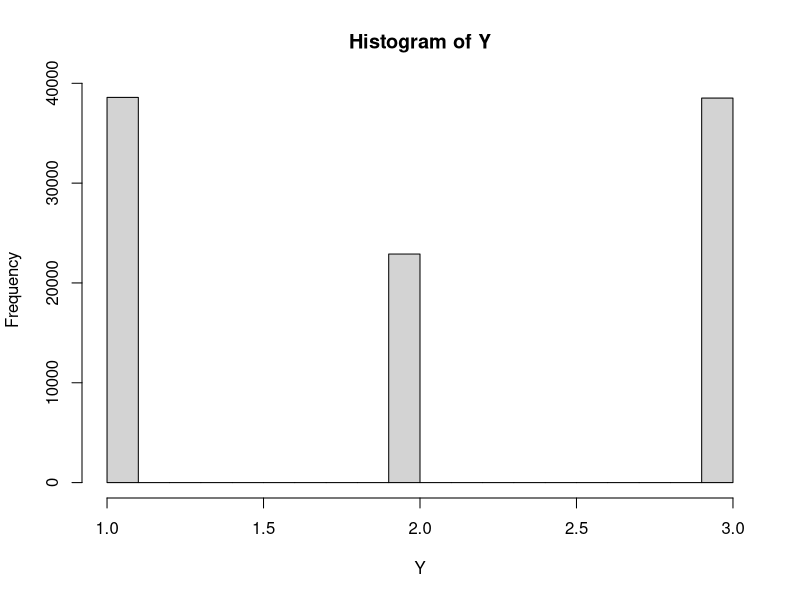
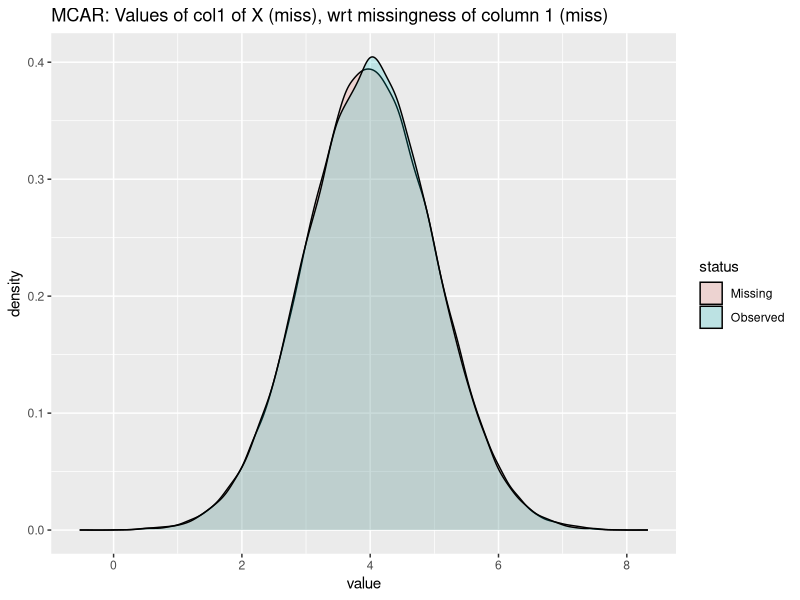
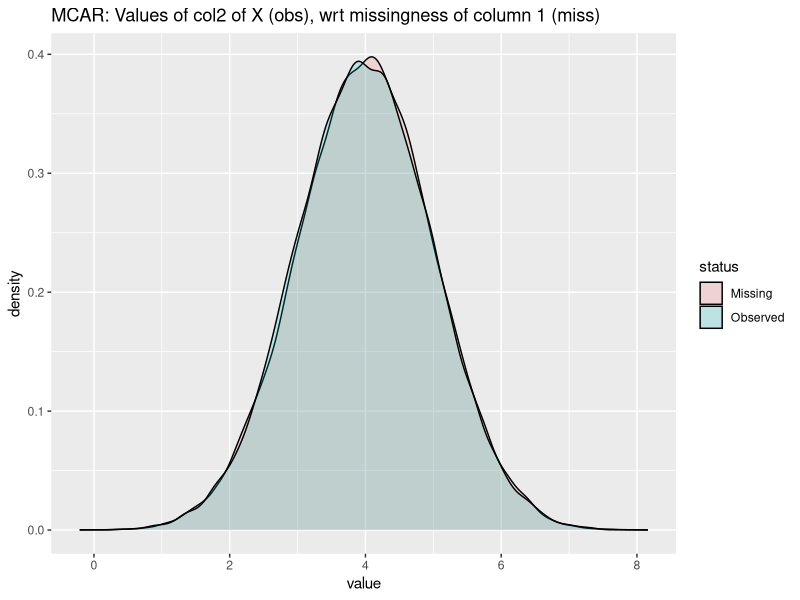
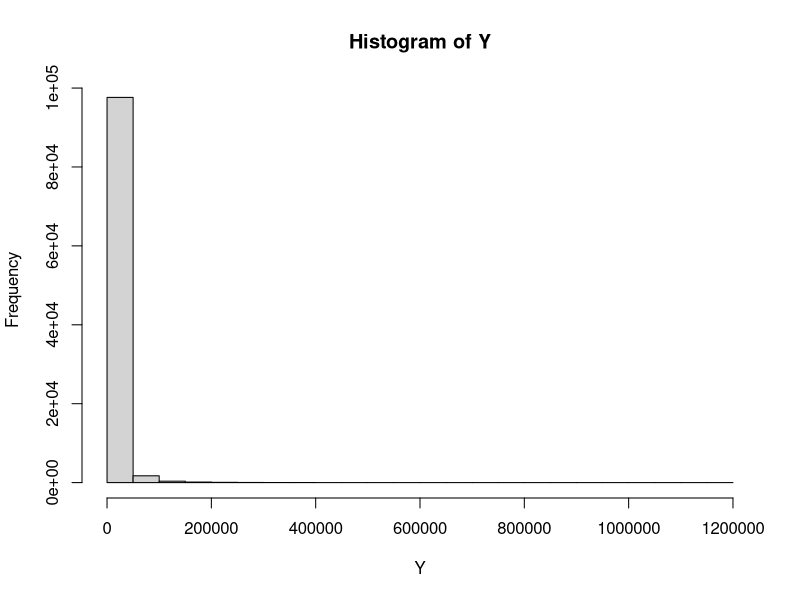
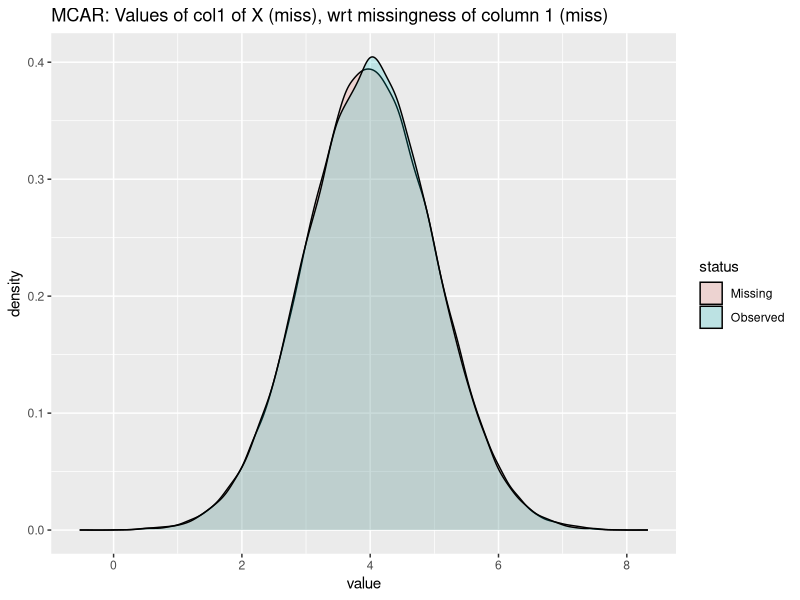
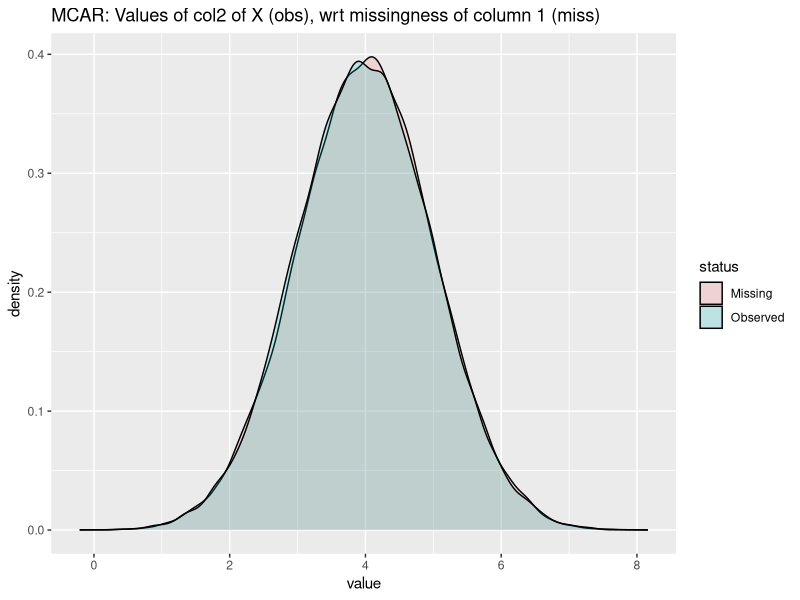
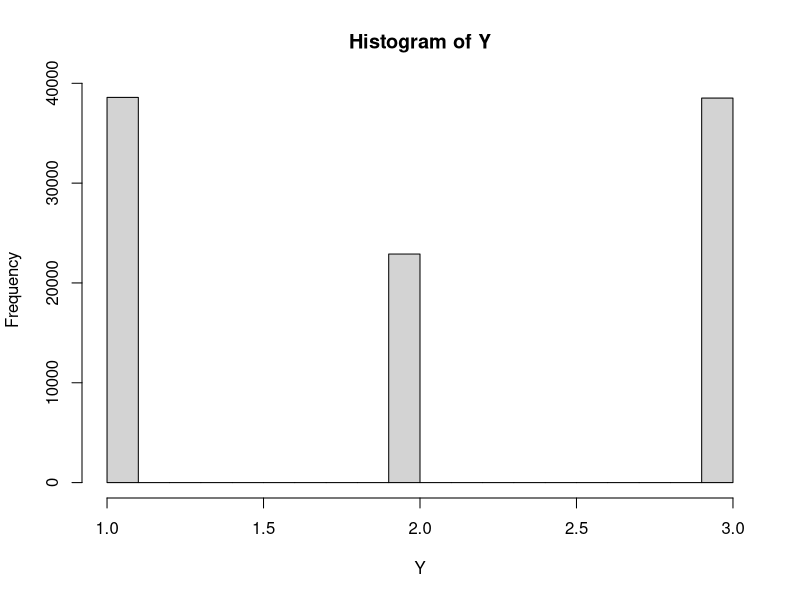
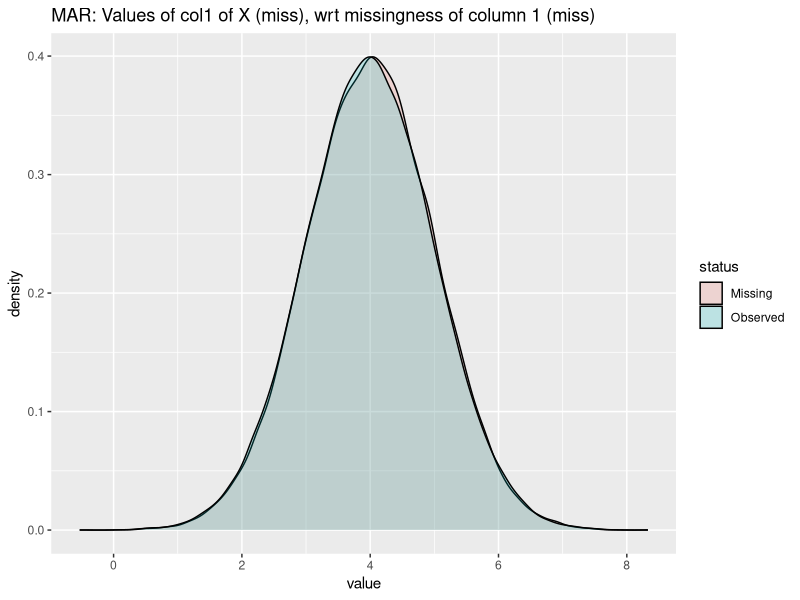

Write the R code that produced these figures, in order.

N=100000; P=2; pi=0.5; sim_index=1; seed=9; mechanism="MNAR"; miss_cols=1; ref_cols=2

save_toy_data = function(case=c("x","y","xy"), family="Gaussian", data_types = rep("real", P),
                         N=100000, P=2, pi=0.5, sim_index=1, seed=9, mechanism="MNAR", miss_cols = 1, ref_cols = 2){
  save.dir = sprintf("%s/toy%s_data/%s",family,case,mechanism)
  ifelse(dir.exists(save.dir),F,dir.create(save.dir,recursive=T))
  
  C=3   # 3 classes as default for all categorical X (data_types=="cat"), and for Y if family=="Multinomial"
  
  # Simulate X
  X = matrix(nrow=N, ncol=P)
  set.seed(seed)
  for(p in 1:P){
    if(data_types[p]=="real"){
      X[, p] = rnorm(N,mean=4,sd=1)
    } else if(data_types[p]=="cat"){
      #### commented out for now; just deal with Gaussian covariates for now...
      # X[, p] = apply(rmultinom(N, 1, rep(1/C,C)), 2, which.max)
      ### for categorical data, we have to create dummy variables for categories.... (in simulating Y)
    } else if(data_types[p]=="count"){
      X[, p] = rpois(N, lambda=8)
    }
  }
  
  
  # family="Gaussian" --> Gaussian data for Y
  if(family=="Gaussian"){
    # Simulate y from X --> y = Xb + e
    beta0s = 0
    betas = c(-1,1)   # effect sizes -1 and 1 test case. Must be of length P
    # e = rnorm(N,0,1)
    # Y = beta0s + X %*% betas + e
    Y = beta0s + X %*% betas
  } else if(family=="Multinomial"){
    # beta0s = rnorm(C, 0, 1)
    # betas = cbind(rnorm(C, -1, 1), rnorm(C, 1, 1))   # C x P matrix: each covariates' effects on each class
    beta0s = 0
    betas = cbind(-c(1:C),c(1:C))
    prs = exp(matrix(beta0s,nrow=N,ncol=C,byrow=T) + X %*% t(betas))
    prs = prs/rowSums(prs)
    Y = apply(prs, 1, sample, x=c(1:C), size=1, replace=F)
  } else if(family=="Poisson"){
    beta0s = 8
    betas = c(-1,1)   # effect sizes -1 and 1 test case. Must be of length P
    Y = round(exp(beta0s + X %*% betas),0)   # log(Y) = eta. Round Y to integer (to simulate count)
  }
  Y = matrix(Y,ncol=1)
  hist(Y)
  #y2 = rnorm(N*P, X%*%betas, 1)  # distrib of y and y2 should be equivalent
  #hist(y2)
  
  
  ## Example multinomial data sim
  # # covariate matrix
  # mX = matrix(rnorm(1000), 200, 5)
  # # coefficients for each choice
  # vCoef1 = rep(0, 5)
  # vCoef2 = rnorm(5)
  # vCoef3 = rnorm(5)
  # # vector of probabilities
  # vProb = cbind(exp(mX%*%vCoef1), exp(mX%*%vCoef2), exp(mX%*%vCoef3))
  # # multinomial draws
  # mChoices = t(apply(vProb, 1, rmultinom, n = 1, size = 1))
  # dfM = cbind.data.frame(y = apply(mChoices, 1, function(x) which(x==1)), mX)
  
  # Simulate R from x and/or y
  phis = c(-2,2)
  
  simulate_missing = function(data,miss_cols,ref_cols,pi,
                              phis,phi_z,classes,
                              scheme,mechanism,sim_index=1,fmodel="S", Z=NULL){
    #sim_index=1 unless otherwise specified
    n=nrow(data)
    # function s.t. expected proportion of nonmissing (Missing=1) is p. let p=1-p_miss
    find_int = function(p,beta) {
      # Define a path through parameter space
      f = function(t){
        sapply(t, function(y) mean(1 / (1 + exp(-y -x %*% phi))))
      }
      alpha <- uniroot(function(t) f(t) - p, c(-1e6, 1e6), tol = .Machine$double.eps^0.5)$root
      return(alpha)
    }
    inv_logit = function(x){
      return(1/(1+exp(-x)))
    }
    logit = function(x){
      if(x<=0 | x>=1){stop('x must be in (0,1)')}
      return(log(x/(1-x)))
    }
    
    Missing = matrix(1,nrow=nrow(data),ncol=ncol(data))
    prob_Missing = matrix(1,nrow=nrow(data),ncol=ncol(data))
    params=list()
    for(j in 1:length(miss_cols)){
      # specifying missingness model covariates
      if(mechanism=="MCAR"){
        x <- matrix(rep(0,n),ncol=1) # for MCAR: no covariate (same as having 0 for all samples)
        phi=0                       # for MCAR: no effect of covariates on missingness (x is 0 so phi doesn't matter)
      }else if(mechanism=="MAR"){
        if(scheme=="UV"){
          x <- matrix(data[,ref_cols[j]],ncol=1)             # missingness dep on just the corresponding ref column (randomly paired)
          phi=phis[ref_cols[j]]
        }else if(scheme=="MV"){
          # check if missing column in ref. col: this would be MNAR (stop computation)
          if(any(ref_cols %in% miss_cols)){stop(sprintf("missing cols in reference. is this intended? this is MNAR not MAR."))}
          x <- matrix(data[,ref_cols],ncol=length(ref_cols)) # missingness dep on all ref columns
          phi=phis[ref_cols]
        }
      }else if(mechanism=="MNAR"){
        if(fmodel=="S"){
          # Selection Model
          if(scheme=="UV"){
            # MISSINGNESS OF EACH MISS COL IS ITS OWN PREDICTOR
            x <- matrix(data[,miss_cols[j]],ncol=1) # just the corresponding ref column
            phi=phis[miss_cols[j]]
          }else if(scheme=="MV"){
            # check if missing column not in ref col. this might be MAR if missingness not dep on any other missing data
            if(all(!(ref_cols %in% miss_cols))){warning(sprintf("no missing cols in reference. is this intended? this might be MAR not MNAR"))}
            x <- matrix(data[,ref_cols],ncol=length(ref_cols)) # all ref columns
            phi=phis[ref_cols]         # in MNAR --> ref_cols can overlap with miss_cols (dependent on missingness)
            
            # address when miss_cols/ref_cols/phis are not null (i.e. want to induce missingness on col 2 & 5 based on cols 1, 3, & 4)
          }
        } else if(fmodel=="PM"){
          x <- Z
          phi = phi_z # phis should be length Z
        }
      }
      alph <- sapply(pi, function(y) find_int(y,phi))
      mod = alph + x%*%phi
      
      # Pr(Missing_i = 1)
      probs = inv_logit(mod)
      prob_Missing[,miss_cols[j]] = probs
      
      # set seed for each column for reproducibility, but still different across columns
      set.seed(j+(sim_index-1)*length(miss_cols))
      Missing[,miss_cols[j]] = rbinom(n,1,probs)
      
      params[[j]]=list(phi0=alph, phi=phi, miss=miss_cols[j], ref=ref_cols[j], scheme=scheme)
    }
    
    return(list(Missing=Missing,
                probs=prob_Missing,params=params))
  }
  
  # Without missingness: coefficients look good
  if(family=="Gaussian"){
    fit = glm(Y~X)
  }else if(family=="Multinomial"){
    # fit=glm(as.factor(Y) ~ X, family = binomial(link="logit"))
    library(nnet)
    fit=multinom(Y~X)
  }else if(family=="Poisson"){
    fit=glm(Y ~ X, family = poisson(link="log"))
  }
  
  print(summary(fit))
  
  # save diagnostics, simulate missingness
  save.dir2 = sprintf("%s/Diagnostics",save.dir)
  ifelse(dir.exists(save.dir2),F,dir.create(save.dir2,recursive=T))
  
  overlap_hists=function(x1,x2,x3=NULL,lab1="Truth",lab2="Imputed",lab3="...",
                         title="MNAR Missing Values, Truth vs Imputed, Missing column",
                         save.dir, file.name){
    library(ggplot2)
    x1=data.frame(value=x1); x1$status=lab1
    x2=data.frame(value=x2); x2$status=lab2
    if(!is.null(x3)){x3=data.frame(value=x3); x3$status=lab3; df=rbind(x1,x2,x3)
    }else{df = rbind(x1,x2)}
    p = ggplot(df,aes(value,fill=status)) + geom_density(alpha=0.2) + ggtitle(title)
    ggsave(filename=sprintf("%s/%s.png",save.dir,file.name),plot=p)
    print(p)
  }
  
  Rx=matrix(1,nrow=nrow(X),ncol=ncol(X)); pRx=matrix(1,nrow=nrow(X),ncol=ncol(X))
  Ry=matrix(1,nrow=nrow(Y),ncol=ncol(Y)); pRy=matrix(1,nrow=nrow(Y),ncol=ncol(Y))
  if(case %in% c("x","xy")){
    # if MAR: ref cols and miss cols paired, each ref col is covariate for each miss col
    # if MNAR: itself is covariate for each miss col
    fit_missing = simulate_missing(data = X, miss_cols = miss_cols, ref_cols = ref_cols, pi = pi,
                                   phis = phis, phi_z=NULL, classes=NULL, scheme="UV",
                                   mechanism=mechanism, sim_index=sim_index, fmodel="S", Z=NULL)
    
    Rx = fit_missing$Missing
    pRx = fit_missing$probs
    overlap_hists(x1=X[Rx[,miss_cols[1]]==0, miss_cols[1]], lab1="Missing",
                  x2=X[Rx[,miss_cols[1]]==1, miss_cols[1]], lab2="Observed",
                  title=sprintf("%s: Values of col%d of X (miss), wrt missingness of column %d (miss)",
                                mechanism, miss_cols[1], miss_cols[1]),
                  save.dir=save.dir2, file.name="X MNAR check")
    overlap_hists(x1=X[Rx[,miss_cols[1]]==0, ref_cols[1]], lab1="Missing",
                  x2=X[Rx[,miss_cols[1]]==1, ref_cols[1]], lab2="Observed",
                  title=sprintf("%s: Values of col%d of X (obs), wrt missingness of column %d (miss)",
                                mechanism, ref_cols[1], miss_cols[1]),
                  save.dir=save.dir2, file.name="X MAR check")
  }
  # sim y missing here: y missing can be dep on y and x
  if(case %in% c("y","xy")){
    XY = data.frame(cbind(X[,ref_cols[1]],Y))   # only the fully observed X feature and missingness imposed y feature input (as covariates in MAR and MNAR, respectively)

    # if MAR: first ref_cols will be used as covariate for y's missingness
    # if MNAR: y itself will be used for y's missingness
    
    fit_missing = simulate_missing(data = XY, miss_cols = 2, ref_cols = 1,
                                   pi=pi, phis=phis, phi_z=NULL, classes=NULL, scheme="UV",
                                   mechanism=mechanism, sim_index=sim_index, fmodel="S", Z=NULL)
    Ry = matrix(fit_missing$Missing[,2],ncol=1)
    pRy = matrix(fit_missing$probs[,2],ncol=1)
    
    overlap_hists(x1=Y[Ry[,1]==0, 1], lab1="Missing",
                  x2=Y[Ry[,1]==1, 1], lab2="Observed",
                  title=sprintf("%s: Values of Y, wrt missingness of Y",
                                mechanism),
                  save.dir=save.dir2, file.name="Y MNAR check")
    overlap_hists(x1=X[Ry[,1]==0, ref_cols[1]], lab1="Missing",
                  x2=X[Ry[,1]==1, ref_cols[1]], lab2="Observed",
                  title=sprintf("%s: Values of col%d of X (obs), wrt missingness of Y",
                                mechanism, ref_cols[1]),
                  save.dir=save.dir2, file.name="Y MAR check")
  }
  
  ## Tests
  if(case=="x"){
    X0 = X; X0[Rx==0]=0
    Y0 = Y
  }else if(case=="y"){
    Y0 = Y; Y0[Ry==0]=0
    X0 = X
  }else if(case=="xy"){
    X0 = X; X0[Rx==0]=0
    Y0 = Y; Y0[Ry==0]=0
  }
  
  # Without missingness: coefficients look good
  if(family=="Gaussian"){
    fit0 = glm(Y0~X0)
  }else if(family=="Multinomial"){
    # fit=glm(as.factor(Y) ~ X, family = binomial(link="logit"))
    library(nnet)
    fit0=multinom(Y0~X0)
  }else if(family=="Poisson"){
    fit0=glm(Y0 ~ X0, family = poisson(link="log"))
  }
  
  print(summary(fit0))
  
  
  ## overlap hists with y?
  
  ## Save
  ratios=c(train = .6, test = .2, valid = .2)
  set.seed(333)
  g = sample(cut(
    seq(nrow(X)), 
    nrow(X)*cumsum(c(0,ratios)),
    labels = names(ratios)
  ))
  Xs = split(data.frame(X), g)        # split by $train, $test, and $valid
  Ys = split(data.frame(Y), g)        # split by $train, $test, and $valid
  Rxs = split(data.frame(Rx), g)
  pRxs = split(data.frame(pRx),g)
  Rys = split(data.frame(Ry), g)
  pRys = split(data.frame(pRy),g)
  
  write.csv(Xs$train,file=sprintf("%s/trainX.csv",save.dir),row.names = F)
  write.csv(Ys$train,file=sprintf("%s/trainY.csv",save.dir),row.names = F)
  write.csv(Rxs$train,file=sprintf("%s/trainRx.csv",save.dir),row.names = F)
  write.csv(pRxs$train,file=sprintf("%s/trainpRx.csv",save.dir),row.names = F)
  write.csv(Rys$train,file=sprintf("%s/trainRy.csv",save.dir),row.names = F)
  write.csv(pRys$train,file=sprintf("%s/trainpRy.csv",save.dir),row.names = F)
  
  write.csv(Xs$valid,file=sprintf("%s/validX.csv",save.dir),row.names = F)
  write.csv(Ys$valid,file=sprintf("%s/validY.csv",save.dir),row.names = F)
  write.csv(Rxs$valid,file=sprintf("%s/validRx.csv",save.dir),row.names = F)
  write.csv(pRxs$valid,file=sprintf("%s/validpRx.csv",save.dir),row.names = F)
  write.csv(Rys$valid,file=sprintf("%s/validRy.csv",save.dir),row.names = F)
  write.csv(pRys$valid,file=sprintf("%s/validpRy.csv",save.dir),row.names = F)
  
  write.csv(Xs$test,file=sprintf("%s/testX.csv",save.dir),row.names = F)
  write.csv(Ys$test,file=sprintf("%s/testY.csv",save.dir),row.names = F)
  write.csv(Rxs$test,file=sprintf("%s/testRx.csv",save.dir),row.names = F)
  write.csv(pRxs$test,file=sprintf("%s/testpRx.csv",save.dir),row.names = F)
  write.csv(Rys$test,file=sprintf("%s/testRy.csv",save.dir),row.names = F)
  write.csv(pRys$test,file=sprintf("%s/testpRy.csv",save.dir),row.names = F)
  
  params = list(phis=phis,
                beta0s=beta0s,
                betas=betas,
                #e=e,
                N=N,P=P,pi=pi,sim_index=sim_index,seed=seed,mechanism=mechanism)
  save(list=c("X","Y","Rx","pRx","Ry","pRy","g","params"),file=sprintf("%s/sim_params.RData",save.dir))
}

# cases = c("x","y","xy")
cases = c("x")
mechanisms=c("MCAR","MAR","MNAR")

for(c in 1:length(cases)){
  for(m in 1:length(mechanisms)){
    # save_toy_data(family="Gaussian", mechanism=mechanisms[m], case=cases[c])
    save_toy_data(family="Multinomial", mechanism=mechanisms[m], case=cases[c])
    save_toy_data(family="Poisson", mechanism=mechanisms[m], case=cases[c])
  }
}
## High level overview of architecture:
# NN1: Input Xo and Xm=0, Output: Xo and Xm'
# NN2: Input Xo and Xm', Output: Y
# NN3: Input Xo and Xm', Output: R
## ELBO: No KL(q(Z)|p(Z)) term.
## Need to derive new ELBO? need to include y here
# \log p(x,r) = \log \int p(xo, xm, r) d(xm) = \log \int{ p(xo, xm, r) q(xm)/q(xm) } = \log E_q(xm)[p(xo,xm,r)/q(xm)]
# >= E_q(xm) \log {p(xo,xm,r)/q(xm)}
## log p(y,r|x ) = 

## Perhaps easier to split by case:
# Case 1: Missing response y (bios 773, slide 279, take out random effects Z)
# Case 2: Missing covariate x (bios 773, slide 357, take out random effects Z)
# Case 3: Missing both (maybe?) (bios 773, slide 357, take out random effects Z)